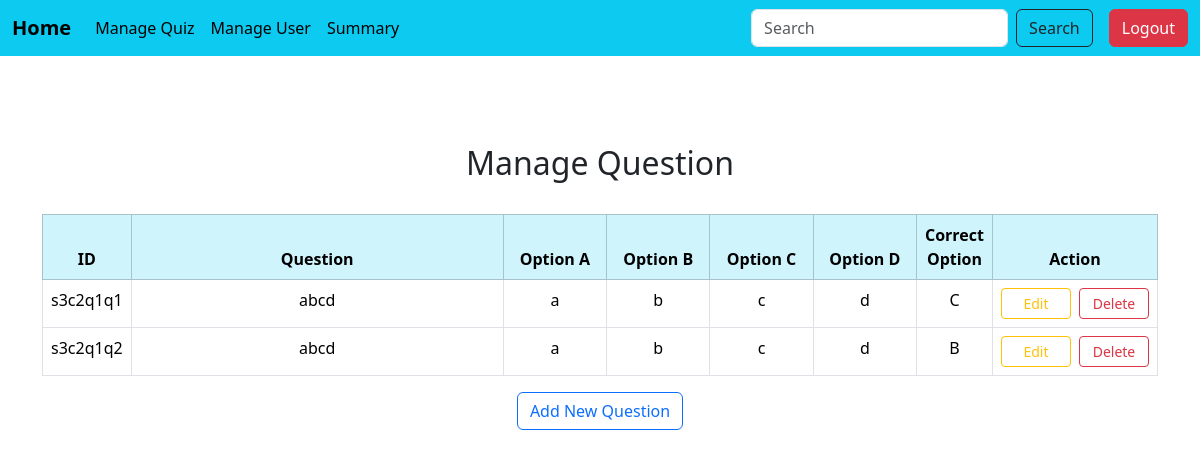
Before: /manage_question/s3c2q1 with the older database file.
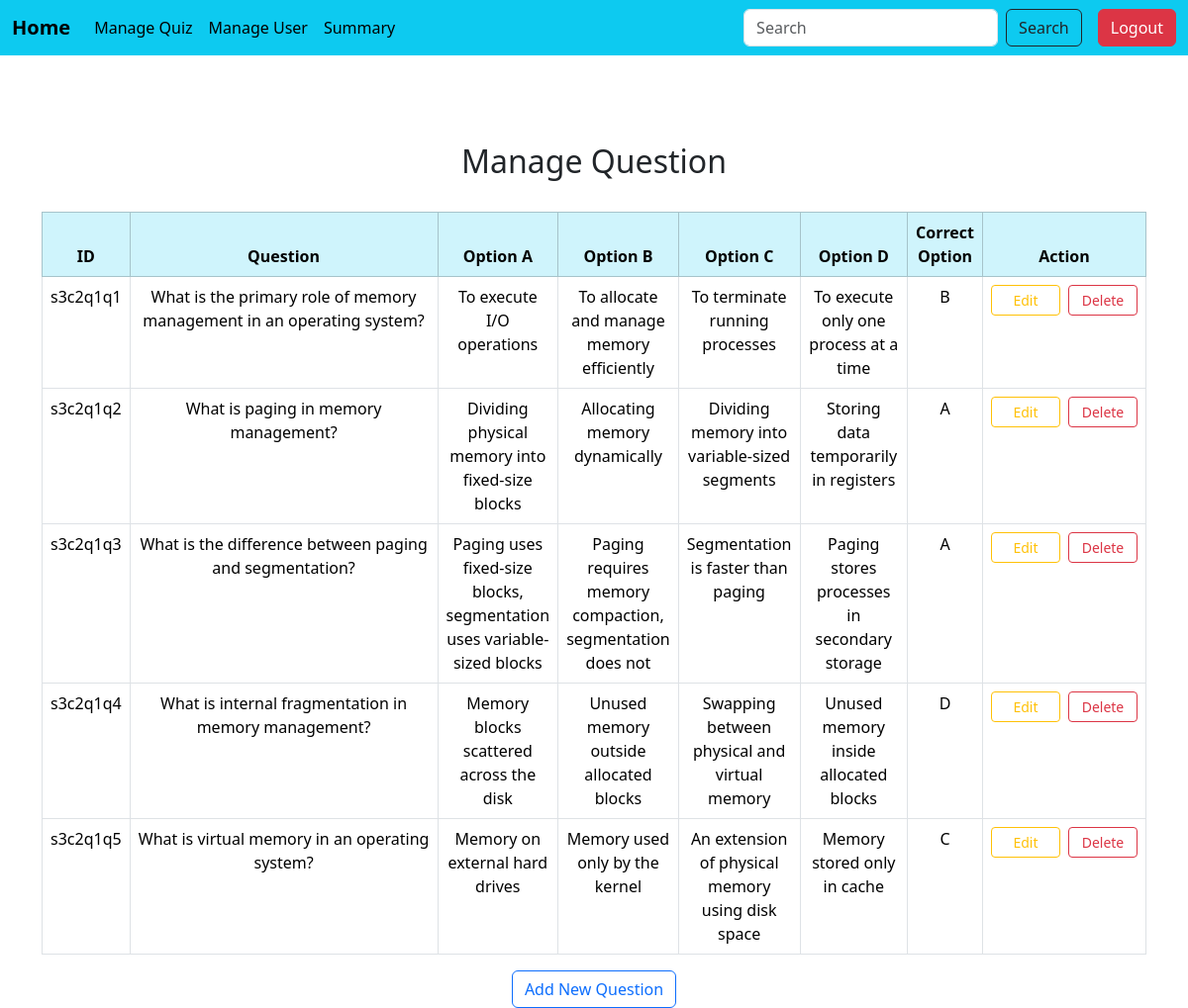
After: the same page with the newer database file.
### models.py (models this page shows)
class Question(db.Model):
    __tablename__='question'
    id=db.Column(db.String(50),primary_key=True)
    quiz_id=db.Column(db.String(100),db.ForeignKey('quiz.id'),nullable=False)
    que=db.Column(db.Text,nullable=False)
    o_a=db.Column(db.String(300),nullable=False)
    o_b=db.Column(db.String(300),nullable=False)
    o_c=db.Column(db.String(300),nullable=False)
    o_d=db.Column(db.String(300),nullable=False)
    correct_o=db.Column(db.String(1),nullable=False)
    quiz=db.relationship('Quiz',backref=db.backref('questions',cascade="all,delete-orphan"))

### app.py (the view)
@app.route('/manage_question/<quiz_id>')
def manage_question(quiz_id):
    questions =Question.query.filter_by(quiz_id=quiz_id).all()
    return render_template("manage_question.html",questions=questions,quiz_id=quiz_id)

### templates/manage_question.html
{% include 'admin_sidebar.html'%}
{% block content %}
<div class="container mt-5 pt-5" >
<div class="mt-5">
  <h2 class="text-center ">Manage Question</h2>
  <br>
  <div class="table-responsive">
  <table class="table table-hover table-bordered">
      <thead class="table-info text-center">
        <tr>
            <th style="width:5%">ID</th>
            <th style="width:40%">Question</th>
            <th style="width:10%">Option A</th>
            <th style="width:10%">Option B</th>
            <th style="width:10%">Option C</th>
            <th style="width:10%">Option D</th>
            <th style="width:5%">Correct Option</th>
            <th style="width:10%">Action</th>
        </tr>
      </thead>
      <tbody class="text-center">
        {%for question in questions%}
        <tr>
          <td>{{question.id}}</td>
            <td>{{question.que}}</td>
            <td>{{question.o_a}}</td>
            <td>{{question.o_b}}</td>
            <td>{{question.o_c}}</td>
            <td>{{question.o_d}}</td>
            <td>{{question.correct_o}}</td>
            <td>
              <div class="d-flex justify-content-center align-items-center gap-2">
            <a href="{{url_for('edit_question',question_id=question.id,quiz_id=quiz_id)}}"class="btn btn-outline-warning btn-sm " style="min-width: 70px;">Edit</a>
            <form action="{{url_for('delete_question',question_id=question.id,quiz_id=quiz_id)}}" method="post" style="margin:0;">
                <button class="btn btn-outline-danger btn-sm" type="submit" style="min-width: 70px;">Delete</button>
            </form>
          </div>
            </td>
        </tr>
        {%endfor%}
      </tbody>
    </table>
  </div>
</div>
<div class="row justify-content-center">
  <div class="col-md-10 text-center">
    <a href="{{url_for('add_question',quiz_id=quiz_id)}}" class="btn btn-outline-primary">Add New Question</a>
  </div>
</div>
</div>
{% endblock %}

### templates/admin_sidebar.html (shortened to what this page needs)
<!DOCTYPE html>
<html lang="en">
<head>
    <link href="https://cdn.jsdelivr.net/npm/bootstrap@5.3.3/dist/css/bootstrap.min.css" rel="stylesheet">
</head>
<body>
    <nav class="navbar navbar-expand-lg navbar-dark bg-info fixed-top">
        <div class="container-fluid">
          <a class="navbar-brand fw-bold text-black" href="{{url_for('admin_dashboard')}}">Home</a>
          <div class="collapse navbar-collapse" id="navbarNav">
            <ul class="navbar-nav me-auto mb-2 mb-lg-0">
                  <li class="nav-item">
                    <a class="nav-link text-black" href="{{url_for('manage_quiz')}}">Manage Quiz</a>
                  </li>
                  <li class="nav-item">
                    <a class="nav-link text-black" href="{{url_for('manage_user')}}">Manage User</a>
                  </li>
                  <li class="nav-item">
                    <a class="nav-link text-black" href="{{url_for('admin_summary')}}">Summary</a>
                  </li>
            </ul>
            <form class="d-flex" role="search" action="{{url_for('search')}}" >
              <input class="form-control me-2" type="search" name="search" placeholder="Search" aria-label="Search">
              <button class="btn btn-outline-dark" type="submit">Search</button>
            </form>
            <a class="btn btn-danger ms-3" href="{{url_for('logout')}}">Logout</a>
          </div>
        </div>
      </nav>
</body>
</html>

Changed rows visible on the page:
changed Question "s3c2q1q1": que "abcd" → "What is the primary role of memory management in an operating system?"; o_a "a" → "To execute I/O operations"; o_b "b" → "To allocate and manage memory efficiently"; o_c "c" → "To terminate running processes"; o_d "d" → "To execute only one process at a time"; correct_o "C" → "B"
changed Question "s3c2q1q2": que "abcd" → "What is paging in memory management?"; o_a "a" → "Dividing physical memory into fixed-size blocks"; o_b "b" → "Allocating memory dynamically"; o_c "c" → "Dividing memory into variable-sized segments"; o_d "d" → "Storing data temporarily in registers"; correct_o "B" → "A"
added Question: id "s3c2q1q3", que "What is the difference between paging and segmentation?", o_a "Paging uses fixed-size blocks, segmentation uses variable-sized blocks", o_b "Paging requires memory compaction, segmentation does not", o_c "Segmentation is faster than paging", o_d "Paging stores processes in secondary storage", correct_o "A"
added Question: id "s3c2q1q4", que "What is internal fragmentation in memory management?", o_a "Memory blocks scattered across the disk", o_b "Unused memory outside allocated blocks", o_c "Swapping between physical and virtual memory", o_d "Unused memory inside allocated blocks", correct_o "D"
added Question: id "s3c2q1q5", que "What is virtual memory in an operating system?", o_a "Memory on external hard drives", o_b "Memory used only by the kernel", o_c "An extension of physical memory using disk space", o_d "Memory stored only in cache", correct_o "C"
